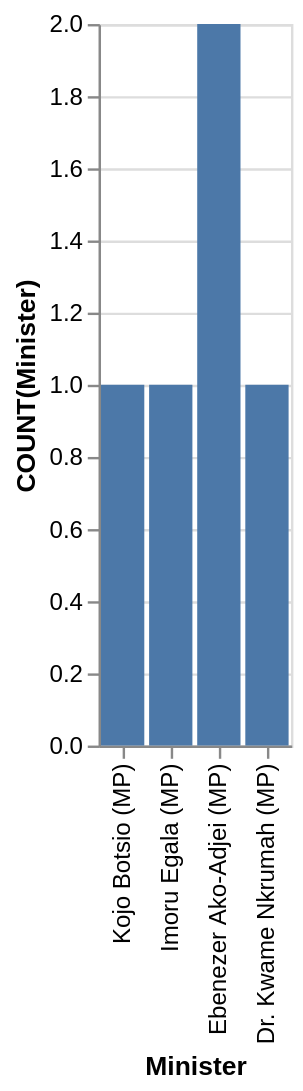

Write a Vega-Lite specification for this figure.
### Vega-Lite specification from a JSON file in a GitHub repository (floating-point values rounded to 4 significant figures)
{"data": {"values": [{"x_data": "Kojo Botsio (MP)", "y_data": 1}, {"x_data": "Imoru Egala (MP)", "y_data": 1}, {"x_data": "Ebenezer Ako-Adjei (MP)", "y_data": 2}, {"x_data": "Dr. Kwame Nkrumah (MP)", "y_data": 1}]}, "mark": "bar", "encoding": {"x": {"field": "x_data", "type": "nominal", "title": "Minister", "sort": "descending"}, "y": {"field": "y_data", "type": "quantitative", "title": "COUNT(Minister)"}}}
